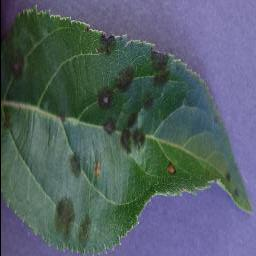
#> input picture PlantDiseaseDataSet/train/malade/01a66316-0e98-4d3b-a56f-d78752cd043f___FREC_Scab 3003_270deg.JPG, 256 x 256 px; its folder holds only this picture in this run
$ jupyter execute --allow-errors classification.ipynb   (shell and % lines are left out)   (older library calls are emulated)
#> lines starting #> are read from the running program, lines starting #| are printed output that depends on the picture
#> in index_feature, image is the input picture: shape (256, 256, 3); mean B, G, R 102.5, 97.1, 83.7
[cell 1]
import pandas as pd
import numpy as np
import glob, os, csv
import cv2, imutils, mahotas
import skimage.feature.texture as sft

# Features Extraction

[cell 2]
def describe(img):
    global_features = []
    img_gray = cv2.cvtColor(img, cv2.COLOR_BGR2GRAY)
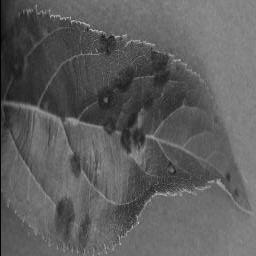
#> img_gray: shape (256, 256); min 0, max 194, mean 93.7
    img_hsv = cv2.cvtColor(img, cv2.COLOR_BGR2HSV)
#> img_hsv: shape (256, 256, 3); mean H, S, V 87.9, 79.5, 114.7

    R, G, B = img[:,:,0], img[:,:,1], img[:,:,2]
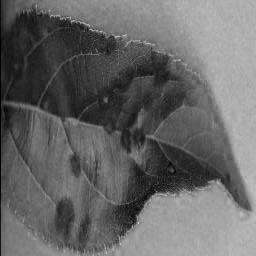
#> R: shape (256, 256); min 0, max 215, mean 102.5
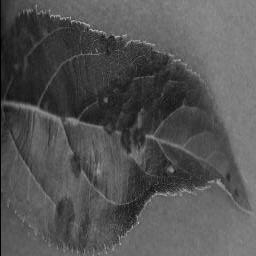
#> B: shape (256, 256); min 0, max 189, mean 83.7
    feature = [np.mean(R), np.std(R), np.mean(G), np.std(G), np.mean(B), np.std(B)]
#> feature = [102.5, 48.14, 97.08, 23.86, 83.65, 30.41]
    global_features.extend(feature/np.mean(feature))

    hist = cv2.calcHist([img_hsv], [0, 1, 2], None, (8, 2, 2), [0, 256, 0, 256, 0, 256])
    cv2.normalize(hist, hist)
    global_features.extend(hist.flatten())

    glcm = sft.greycomatrix(img_gray, distances = [1], angles = [0], symmetric=True, normed=True)
    props = ['contrast', 'correlation', 'energy', 'homogeneity']
    feature = [sft.greycoprops(glcm, prop).ravel()[0] for prop in props]
    feature = feature / np.sum(feature)
    global_features.extend(feature)

    feature = mahotas.features.haralick(img_gray).ravel()
    global_features.extend(feature)

    feature = cv2.HuMoments(cv2.moments(img_gray)).flatten()
    global_features.extend(feature)

    return global_features

# Features Indexing

[cell 3]
def index_feature(indexPathTrain,databasePathTrain):
    output = open(indexPathTrain, "w")

    for imagePath in glob.glob(databasePathTrain + os.path.sep + "*" + os.path.sep + "*.*"):
        imageID = imagePath.split(os.path.sep)[-1] # extract the name of each photo
        target = imagePath.split(os.path.sep)[-2] # extract the class of each photo

        image = cv2.imread(imagePath)
        features = describe(image)
        features = [str(f) for f in features]

        output.write("%s,%s\n" % (imageID + "," + target, ",".join(features)))

    output.close()

[cell 4]
indexPathTrain = "index_train.csv"

databasePathTrain = "PlantDiseaseDataSet/train"
#> (the rest of this cell did not finish here and is left out)

# Data Preprocessing

[cell 5]
from sklearn.preprocessing import StandardScaler

std_scaler = StandardScaler()
#> (the rest of this cell did not finish here and is left out)

# Training

[cell 6]
from sklearn import svm

clf=svm.SVC(kernel="rbf")
#> (the rest of this cell did not finish here and is left out)

# Validation

[cell 7]
indexPathValidation = "index_validation.csv"

databasePathValidation = "PlantDiseaseDataSet/validation"
index_feature(indexPathValidation, databasePathValidation)

$ run again, on PlantDiseaseDataSet/train/malade/01a66316-0e98-4d3b-a56f-d78752cd043f___FREC_Scab 3003_90deg.JPG
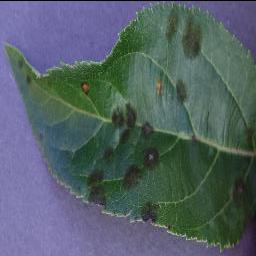
#> input picture PlantDiseaseDataSet/train/malade/01a66316-0e98-4d3b-a56f-d78752cd043f___FREC_Scab 3003_90deg.JPG, 256 x 256 px
#> in index_feature, image is the input picture: shape (256, 256, 3); mean B, G, R 102.6, 97.2, 83.7
#> img_hsv: shape (256, 256, 3); mean H, S, V 88, 79.4, 114.8
#> in describe, `R, G, B = img[:,:,0], img[:,:,1], img[:,:,2]`:
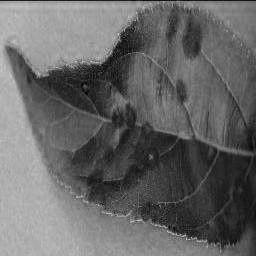
#> R: shape (256, 256); min 0, max 199, mean 102.6
#> in describe, `R, G, B = img[:,:,0], img[:,:,1], img[:,:,2]`:
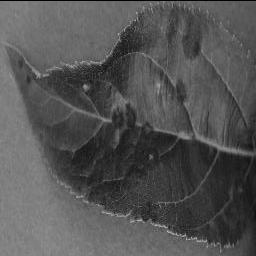
#> B: shape (256, 256); min 0, max 189, mean 83.7
#> feature = [102.6, 48.06, 97.17, 23.98, 83.74, 30.47]

$ run again, on PlantDiseaseDataSet/train/malade/01a66316-0e98-4d3b-a56f-d78752cd043f___FREC_Scab 3003_new30degFlipLR.JPG
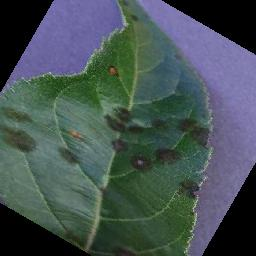
#> input picture PlantDiseaseDataSet/train/malade/01a66316-0e98-4d3b-a56f-d78752cd043f___FREC_Scab 3003_new30degFlipLR.JPG, 256 x 256 px
#> in index_feature, image is the input picture: shape (256, 256, 3); mean B, G, R 83.8, 82.7, 69.4
#> img_hsv: shape (256, 256, 3); mean H, S, V 75.5, 76.9, 95.3
#> in describe, `R, G, B = img[:,:,0], img[:,:,1], img[:,:,2]`:
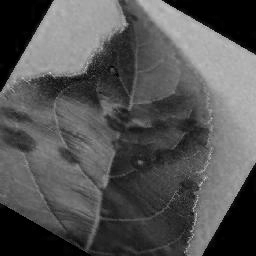
#> R: shape (256, 256); min 0, max 207, mean 83.8
#> in describe, `R, G, B = img[:,:,0], img[:,:,1], img[:,:,2]`:
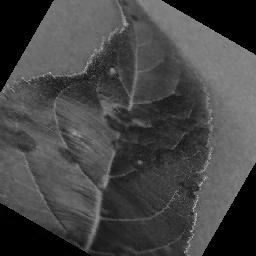
#> B: shape (256, 256); min 0, max 204, mean 69.4
#> feature = [83.81, 54.67, 82.73, 40.33, 69.44, 39.64]
